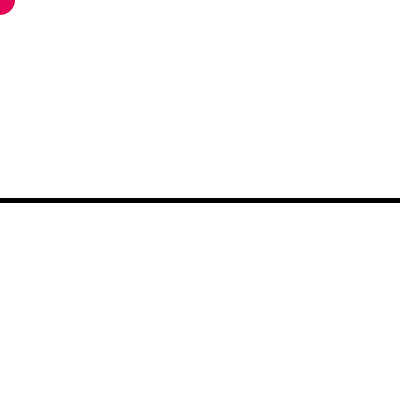
Frame 1 (no input)
Frame 60 (the mouse pressed at the canvas centre just before this capture): identical to frame 1, image omitted
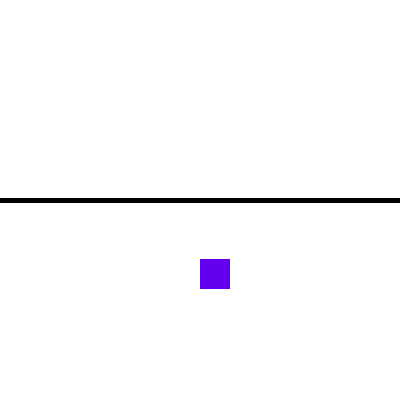
Frame 120 (the mouse held since frame 60 and released just before this capture)

The Processing sketch that drew these frames (run headless with seeded random() and noise(); from frame 60 on, the mouse is pressed at the canvas centre):

// Processing sketch: processing_9649
// ── processing_9649.pde

float posY;
float velYU;
float velYD;

float posX;


void setup() {
  size(400,400);
  background(255);
  frameRate(1000);
  smooth();
  noStroke();

  posY= pmouseY;
  velYU = -1;
  velYD = 1;

  posX = pmouseX;
}

void draw () { 
  fons();
  
  if (posY < height/2) { // del centre cap a dalt rodones roses
    posY = posY + velYU;
    background(255);
    fons();
    rond (posX, posY, 30);
  }
  if (posY <= 0) {
    posX = pmouseX;
    posY = pmouseY;
    rond (posX, posY, 30);
  }
  if (posY >= height/2) { // del centre cap a baix quadrats lilas
    posY = posY + velYD;
    background(255);
    fons();
    care (posX, posY,30);
  }
  if (posY >= height) {
    posX = pmouseX;
    posY = pmouseY;
    care (posX, posY,30);
  }
} 

void rond (float x, float y, float r1) {
  noStroke();
  fill(227,5,90);
  ellipse (x, y,r1,r1);
}

void care (float x, float y, float r1) {
  noStroke();
  fill(100,0,240);
  rect (x, y,r1,r1);
}

void fons () {
  strokeWeight(5);
  stroke(0);
  line(0,height/2,width,height/2);
}
